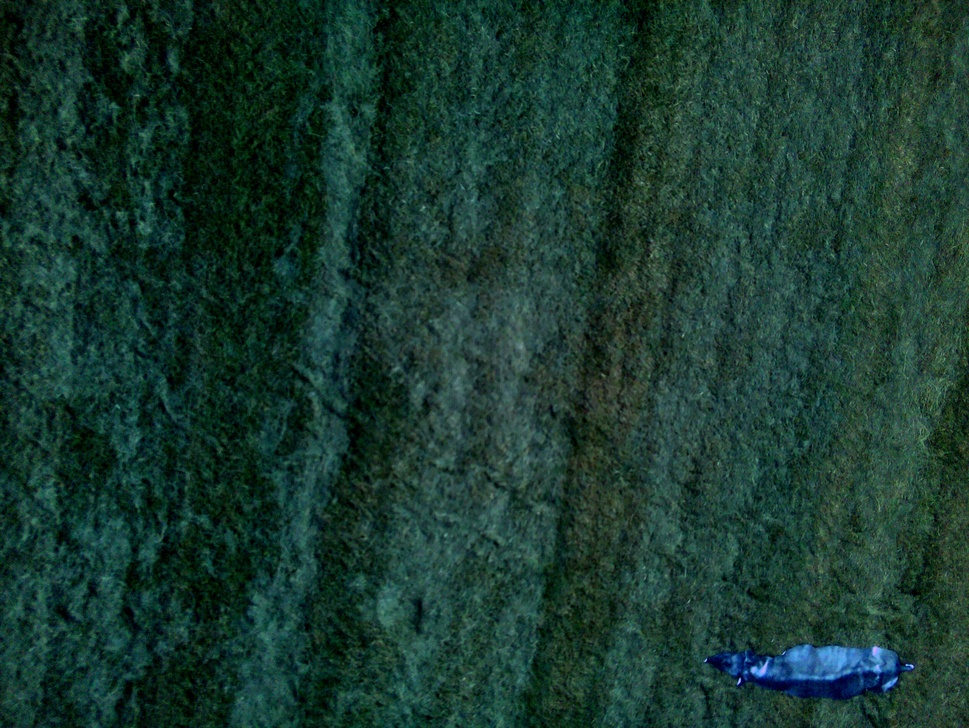
#> input picture Animal recognition/input/img_24_edited.jpg, 969 x 728 px, shrunk from 3280 x 2464 before the run
$ python isolate_animal.py
#> lines starting #> are read from the running program, lines starting #| are printed output that depends on the picture; after the words box and inside, x2 and y2 are one past the last pixel; in counts of white or black regions, pixels touching at a corner belong together
#> in main, mask_source is the input picture: shape (728, 969, 3); mean B, G, R 47.3, 57, 25.1
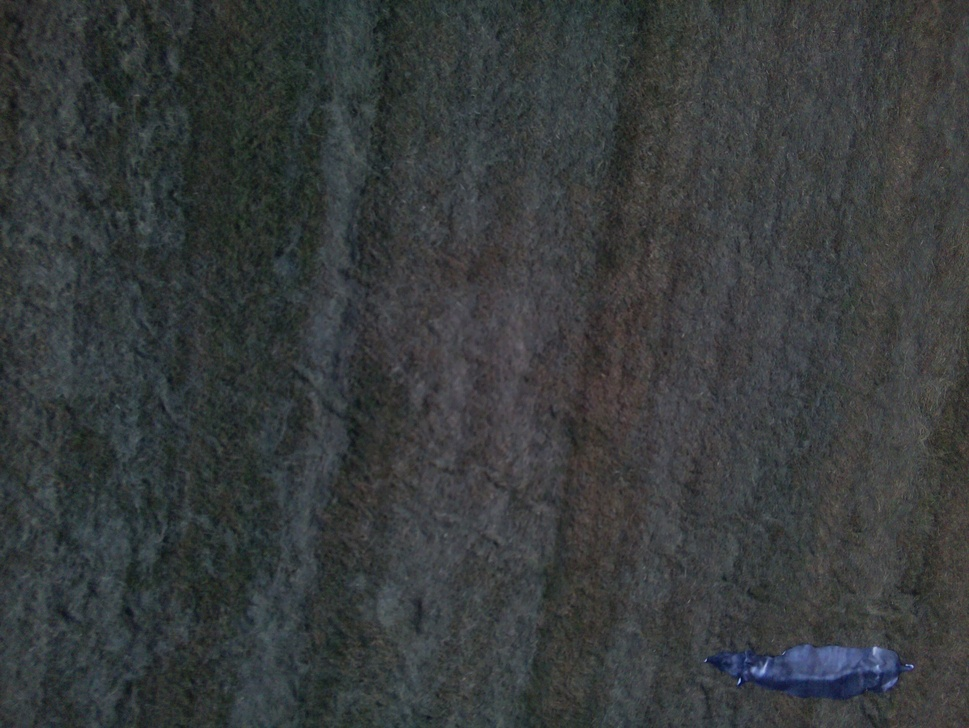
#> input picture Animal recognition/input/img_24.jpg, 969 x 728 px, shrunk from 3280 x 2464 before the run
#> in main, original is the input picture: shape (728, 969, 3); mean B, G, R 60.5, 59.6, 55.8
#> in build_distance_mask, `lab = cv2.cvtColor(blurred, cv2.COLOR_BGR2LAB)`: lab: shape (728, 969, 3); mean of channels 0, 1, 2 54.3, 113.7, 130.5
"""
Isolate an animal from a grass background using only:
  - color spaces (Lab)
  - histograms
  - Euclidean distance
  - Otsu thresholding

No hardcoded color range. Instead, we let the image tell us what "grass"
looks like by finding the most common color (the histogram peak).
"""

import cv2
import numpy as np
from icecream import ic


def find_dominant_color(lab_img, bins=32):
    """Build a 2D histogram of the a/b channels (color, without lightness)
    and return the color at the tallest bin. Since grass covers most of
    the photo, whatever color is most common IS the background color for
    this image -- no need to hardcode a hue range."""
#> called with bins = 32
    a = lab_img[:, :, 1]
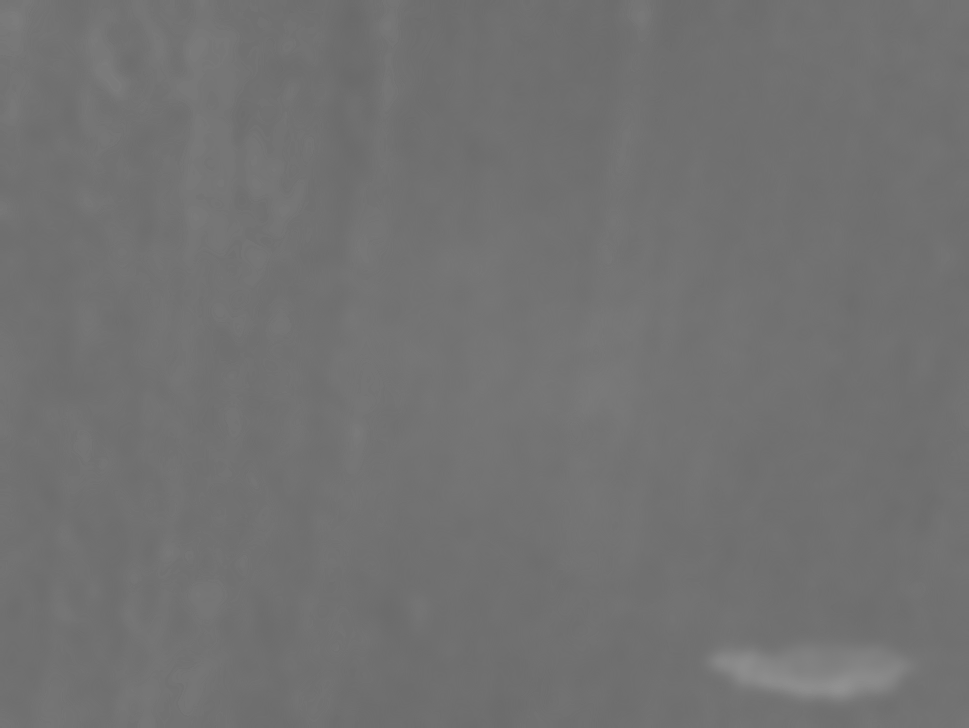
#> a: shape (728, 969); min 106, max 146, mean 113.7
    b = lab_img[:, :, 2]
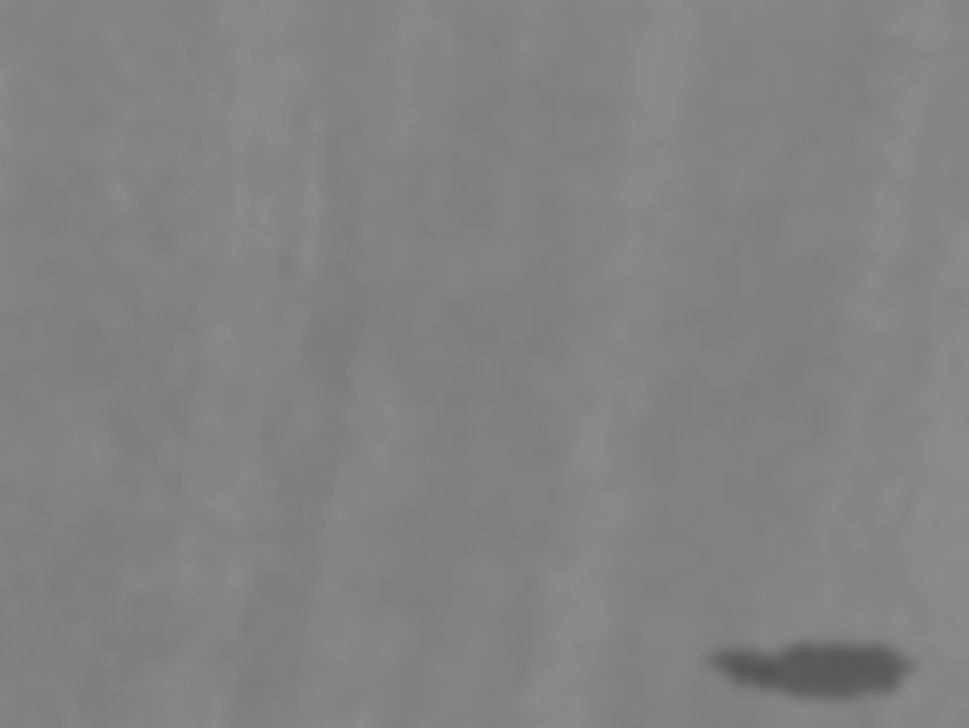
#> b: shape (728, 969); min 84, max 141, mean 130.5

    hist, a_edges, b_edges = np.histogram2d(
        a.flatten(), b.flatten(), bins=bins, range=[[0, 255], [0, 255]]
    )
#> a_edges = 33 values from 0 to 255; b_edges = 33 values from 0 to 255

    # Index of the tallest bin
    peak_idx = np.unravel_index(np.argmax(hist), hist.shape)
#> peak_idx = (14, 16)
    a_peak = (a_edges[peak_idx[0]] + a_edges[peak_idx[0] + 1]) / 2
#> a_peak = 115.5
    b_peak = (b_edges[peak_idx[1]] + b_edges[peak_idx[1] + 1]) / 2
#> b_peak = 131.5

    return a_peak, b_peak


def build_distance_mask(img_bgr, blur_ksize=41):
    # Blur first -- individual blades of grass create pixel-to-pixel noise
    # that would otherwise show up as a false "far from background" signal.
    # Turned up from 15 -> 41 since the edited image has stronger local
    # contrast that would otherwise survive a lighter blur.
    blurred = cv2.GaussianBlur(img_bgr, (blur_ksize, blur_ksize), 0)
    lab = cv2.cvtColor(blurred, cv2.COLOR_BGR2LAB)

    a_peak, b_peak = find_dominant_color(lab)
#> a_peak = 115.5; b_peak = 131.5
    ic(a_peak, b_peak)

    a = lab[:, :, 1].astype(np.float32)
    b = lab[:, :, 2].astype(np.float32)

    # Euclidean distance from the dominant (background) color.
    # We skip the L channel on purpose -- lightness changes a lot across
    # the field from shadow/sun, but the actual color (a, b) is more
    # consistent for grass, even when the grass itself is patchy.
    dist = np.sqrt((a - a_peak) ** 2 + (b - b_peak) ** 2)
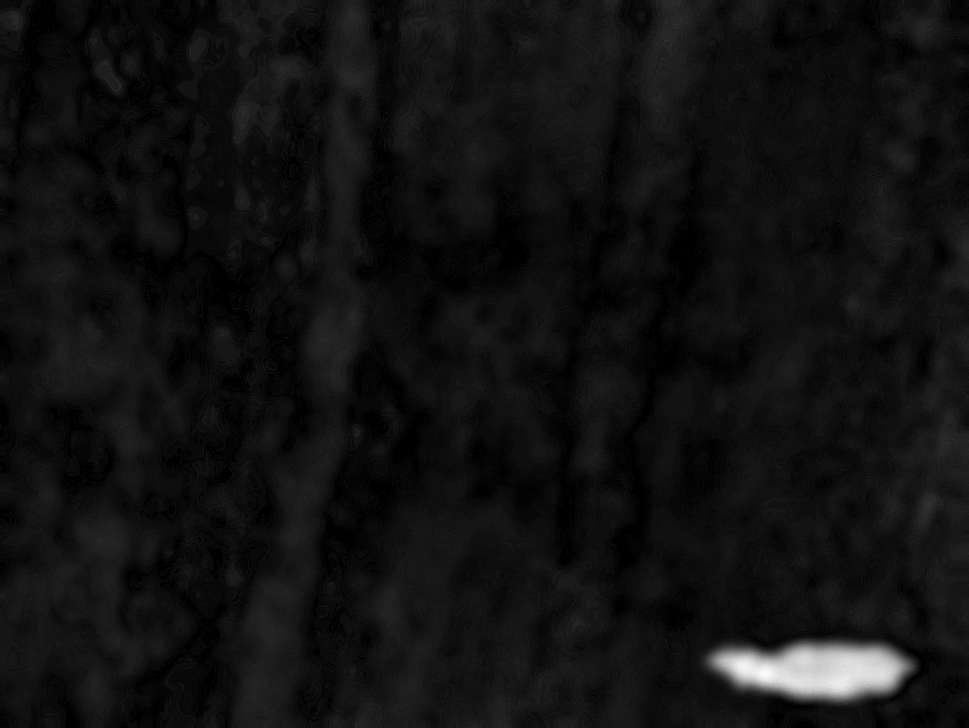
#> dist: shape (728, 969) float32; min 0.663, max 52.96, mean 4.3; drawn with min black and max white
    dist_norm = cv2.normalize(dist, None, 0, 255, cv2.NORM_MINMAX).astype(np.uint8)

    # Otsu automatically finds the best split point in this distance
    # image's histogram, instead of us picking a threshold by hand
    _, mask = cv2.threshold(dist_norm, 0, 255, cv2.THRESH_BINARY + cv2.THRESH_OTSU)
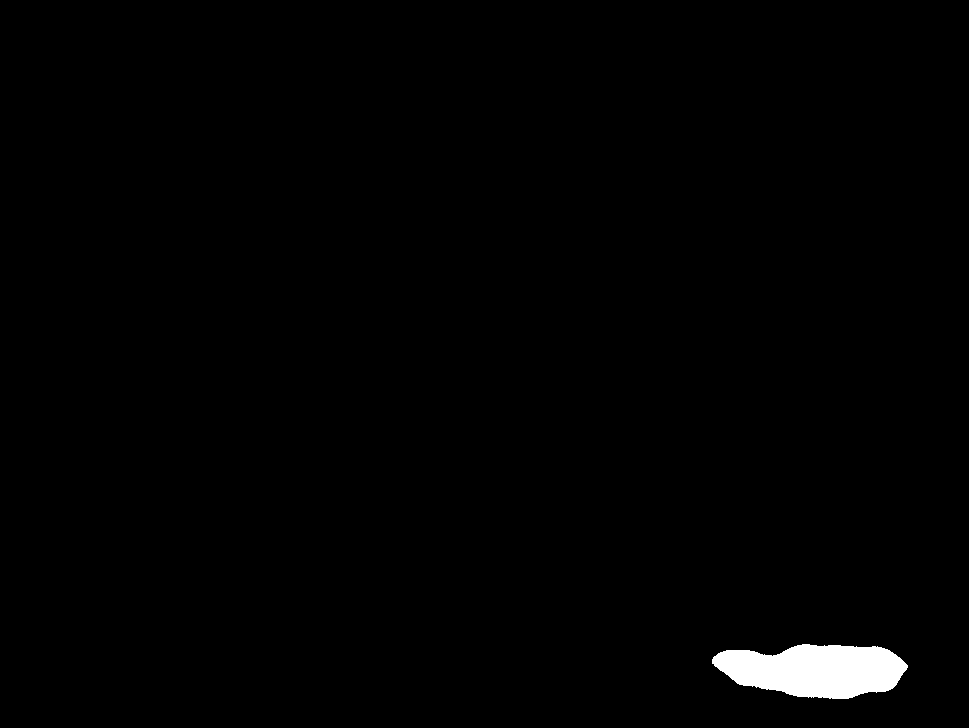
#> mask: shape (728, 969); 1.1% white; 1 white region, box (x1, y1, x2, y2) and area: (712, 644, 908, 699) 7864

    return mask, dist_norm


def clean_mask(mask, open_ksize=5, close_ksize=25):
    """Two different kernel sizes doing two different jobs:

    - OPEN with a small kernel: erodes away tiny speckle noise (single
      stray grass blades that slipped through), then dilates back so real
      blobs return to roughly their original size.
    - CLOSE with a BIGGER kernel: dilates first to bridge small gaps
      between nearby blobs (like a dark mane splitting off from a lighter
      body), then erodes back down. The kernel needs to be at least as
      wide as the gap you're trying to bridge, which is why it's bigger
      than the opening kernel.
    """
#> called with open_ksize = 5, close_ksize = 25
    mask = cv2.medianBlur(mask, 7)
#> mask: shape (728, 969); 1.1% white; 1 white region, box (x1, y1, x2, y2) and area: (712, 644, 907, 699) 7846

    open_kernel = np.ones((open_ksize, open_ksize), np.uint8)
    mask = cv2.morphologyEx(mask, cv2.MORPH_OPEN, open_kernel)
#> mask: shape (728, 969); 1.1% white; 1 white region, box (x1, y1, x2, y2) and area: (713, 644, 907, 699) 7844

    close_kernel = np.ones((close_ksize, close_ksize), np.uint8)
    mask = cv2.morphologyEx(mask, cv2.MORPH_CLOSE, close_kernel, iterations=2)
#> mask: shape (728, 969); 1.1% white; 1 white region

    return mask


def pick_animal_contour(mask, min_area=300, max_area_frac=0.03):
    """The distance+Otsu step can flag more than one region (e.g. a patch
    of differently lit grass, as well as the animal). Rather than just
    grabbing the largest blob -- which grabs whichever outlier happens to
    be biggest, even if it's a lighting patch -- we throw out anything
    implausibly small (noise) or implausibly large (can't be the animal,
    given how small it is relative to the frame in these photos), then
    take the largest of what's left."""
#> called with min_area = 300, max_area_frac = 0.03
    img_area = mask.shape[0] * mask.shape[1]
#> img_area = 705432
    max_area = img_area * max_area_frac
#> max_area = 21163

    contours, _ = cv2.findContours(mask, cv2.RETR_EXTERNAL, cv2.CHAIN_APPROX_SIMPLE)
#> contours = 1 contour; box (x1, y1, x2, y2) and area: (713, 644, 907, 699) 7790

    candidates = [
        c for c in contours
        if min_area <= cv2.contourArea(c) <= max_area
    ]
#> candidates has the same summary as contours

    if not candidates:
        return None

    return max(candidates, key=cv2.contourArea)


def main(path_for_mask="./input/img_24_edited.jpg", path_original="./input/img_24.jpg", out_dir="./output/flight"):
    mask_source = cv2.imread(path_for_mask)
    if mask_source is None:
        raise FileNotFoundError(path_for_mask)

    original = cv2.imread(path_original)
    if original is None:
        raise FileNotFoundError(path_original)

    if mask_source.shape[:2] != original.shape[:2]:
        raise ValueError(
            f"Edited image {mask_source.shape[:2]} and original "
            f"{original.shape[:2]} are different sizes -- GIMP export must "
            f"match the original resolution exactly for the mask to line up."
        )

    raw_mask, dist_debug = build_distance_mask(mask_source)
    cv2.imwrite(f"{out_dir}/debug_distance.png", dist_debug)
    cv2.imwrite(f"{out_dir}/debug_raw_mask.png", raw_mask)

    mask = clean_mask(raw_mask)
    cv2.imwrite(f"{out_dir}/debug_clean_mask.png", mask)

    animal_contour = pick_animal_contour(mask)
#> animal_contour = contour of 116 points, box (x1, y1, x2, y2) (713, 644, 907, 699), area 7790

    final_mask = np.zeros_like(mask)
    if animal_contour is not None:
        cv2.drawContours(final_mask, [animal_contour], -1, 255, thickness=cv2.FILLED)
    else:
        ic("No plausible animal-sized region found -- check debug images / thresholds")

    cv2.imwrite(f"{out_dir}/final_mask.png", final_mask)

    # Apply the mask (derived from the edited image) onto the ORIGINAL image
    isolated = cv2.bitwise_and(original, original, mask=final_mask)
    cv2.imwrite(f"{out_dir}/final_isolated.png", isolated)

    # Draw the bounding box on the ORIGINAL image too
    boxed = original.copy()
    if animal_contour is not None:
        x, y, w, h = cv2.boundingRect(animal_contour)
#> x = 713; y = 644; w = 194; h = 55
        cv2.rectangle(boxed, (x, y), (x + w, y + h), (0, 0, 255), 2)
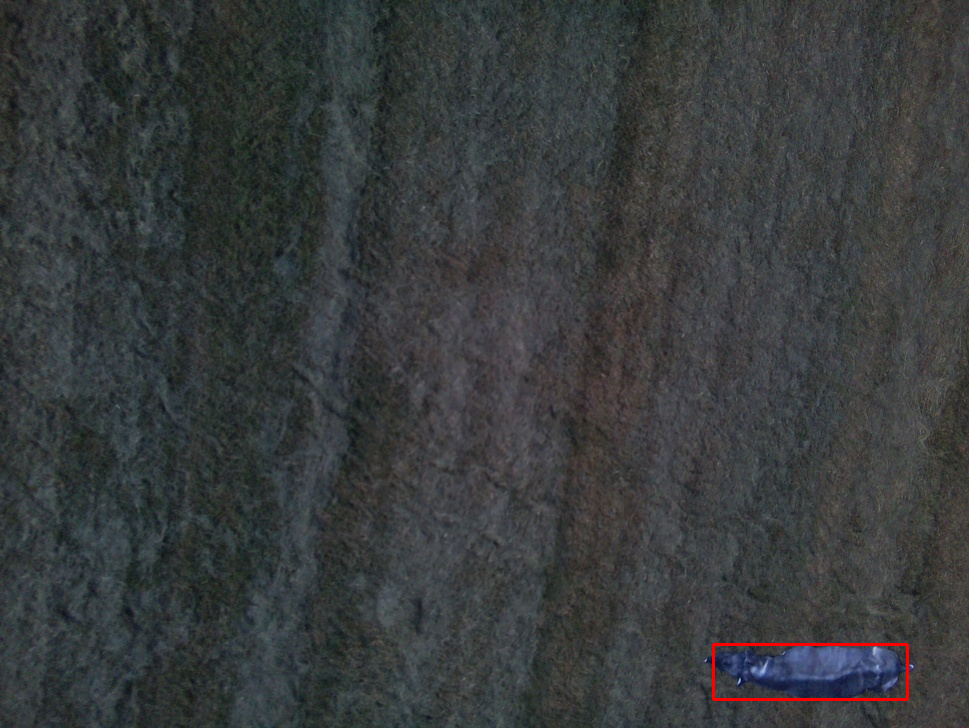
#> boxed: shape (728, 969, 3); 0.21% of pixels changed, all inside (x1, y1, x2, y2) = (712, 643, 909, 701)
    cv2.imwrite(f"{out_dir}/final_bound_box.png", boxed)


if __name__ == "__main__":
    import os
    os.makedirs("./output/flight", exist_ok=True)
    main()
